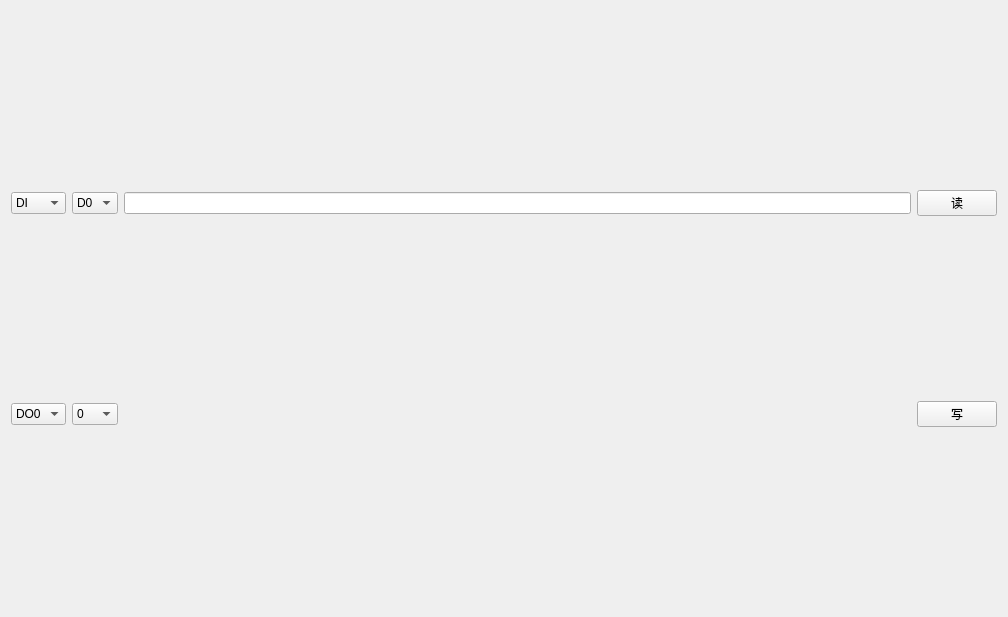
<?xml version="1.0" encoding="UTF-8"?>
<ui version="4.0">
 <class>CNaDM244Test</class>
 <widget class="QWidget" name="CNaDM244Test">
  <property name="geometry">
   <rect>
    <x>0</x>
    <y>0</y>
    <width>1008</width>
    <height>617</height>
   </rect>
  </property>
  <property name="windowTitle">
   <string>Form</string>
  </property>
  <layout class="QGridLayout" name="gridLayout">
   <item row="0" column="0">
    <widget class="QComboBox" name="comboBox">
     <item>
      <property name="text">
       <string>DI</string>
      </property>
     </item>
     <item>
      <property name="text">
       <string>DO</string>
      </property>
     </item>
    </widget>
   </item>
   <item row="0" column="1">
    <widget class="QComboBox" name="comboBox_2">
     <item>
      <property name="text">
       <string>D0</string>
      </property>
     </item>
     <item>
      <property name="text">
       <string>D1</string>
      </property>
     </item>
     <item>
      <property name="text">
       <string>D2</string>
      </property>
     </item>
     <item>
      <property name="text">
       <string>D3</string>
      </property>
     </item>
    </widget>
   </item>
   <item row="0" column="2">
    <widget class="QLineEdit" name="lineEdit"/>
   </item>
   <item row="0" column="3">
    <widget class="QPushButton" name="pushButton">
     <property name="text">
      <string>读</string>
     </property>
    </widget>
   </item>
   <item row="1" column="0">
    <widget class="QComboBox" name="comboBox_3">
     <item>
      <property name="text">
       <string>DO0</string>
      </property>
     </item>
     <item>
      <property name="text">
       <string>DO1</string>
      </property>
     </item>
     <item>
      <property name="text">
       <string>DO2</string>
      </property>
     </item>
     <item>
      <property name="text">
       <string>DO3</string>
      </property>
     </item>
    </widget>
   </item>
   <item row="1" column="3">
    <widget class="QPushButton" name="pushButton_2">
     <property name="text">
      <string>写</string>
     </property>
    </widget>
   </item>
   <item row="1" column="1">
    <widget class="QComboBox" name="comboBox_4">
     <item>
      <property name="text">
       <string>0</string>
      </property>
     </item>
     <item>
      <property name="text">
       <string>1</string>
      </property>
     </item>
    </widget>
   </item>
  </layout>
 </widget>
 <resources/>
 <connections/>
</ui>
